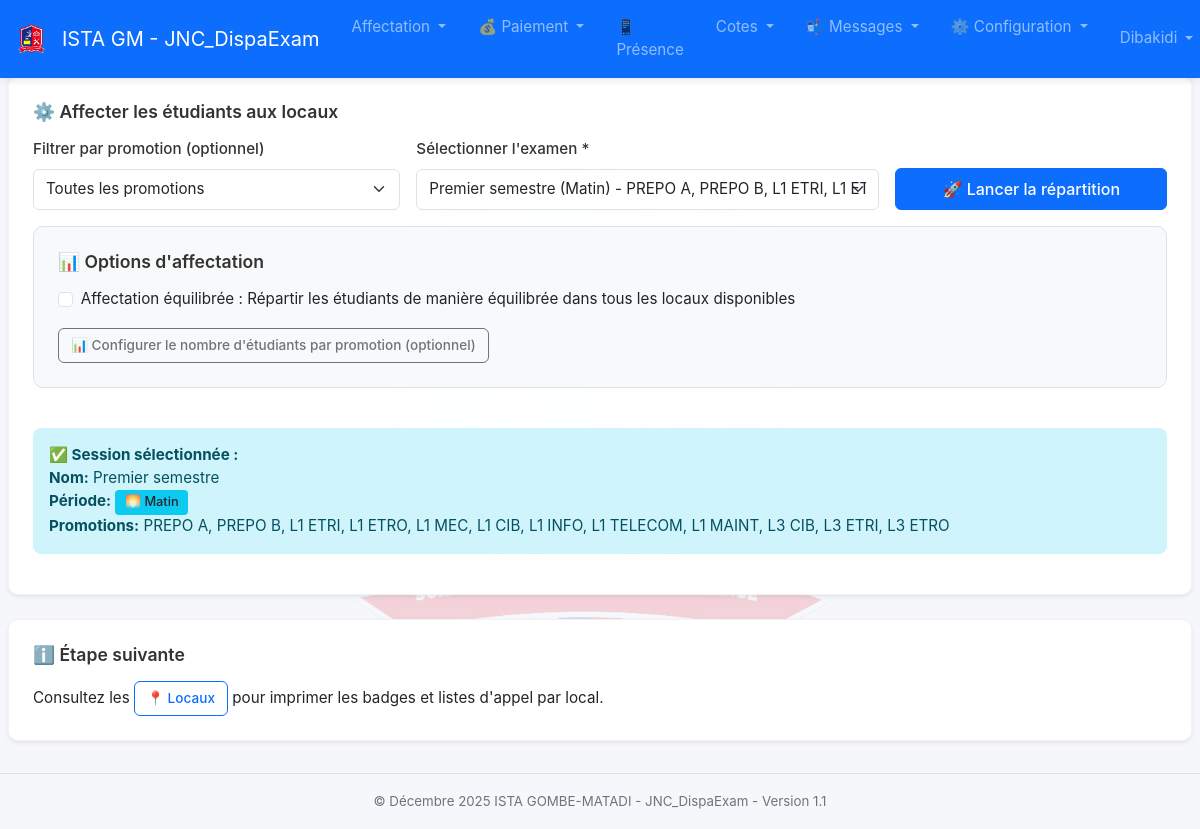
/dispatch (signed in), run on an earlier commit of the app's database.
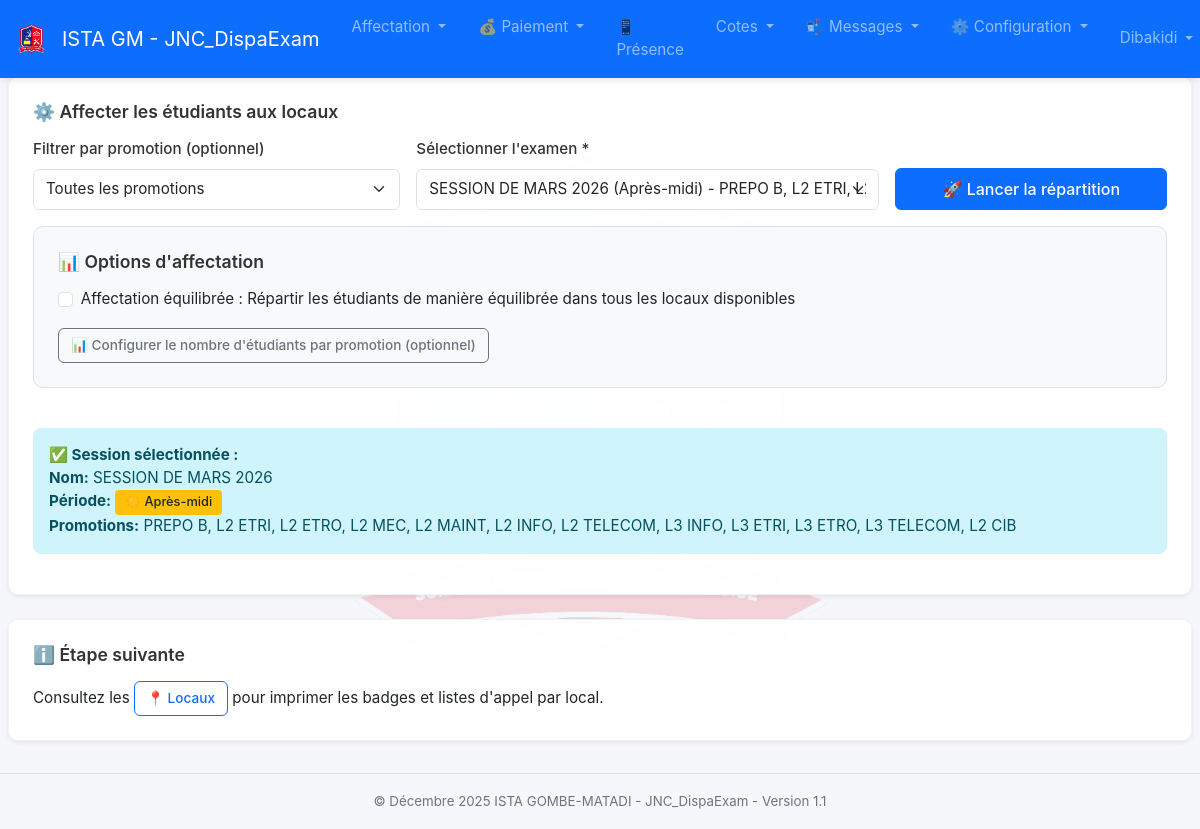
And on a later commit of the database.
### tables this page shows
CREATE TABLE "exams" (
                    id INTEGER PRIMARY KEY AUTOINCREMENT,
                    label TEXT NOT NULL,
                    session_type TEXT NOT NULL,
                    promotion_id INTEGER NOT NULL,
                    FOREIGN KEY (promotion_id) REFERENCES promotions(id) ON DELETE CASCADE
                );

### app.py (the view, shortened to what this page needs)
@app.route("/dispatch", methods=["GET", "POST"])
@login_required
def dispatch():
    conn = get_db()
    cur = conn.cursor()
    cur.execute("SELECT id, name FROM promotions ORDER BY name")
    promotions = cur.fetchall()
    promotion_id = request.form.get("promotion_id") or request.args.get("promotion_id")
    try:
        promo_id_int = int(promotion_id) if promotion_id else None
    except (ValueError, TypeError):
        promo_id_int = None
    exams = _get_exams(conn, promo_id_int)
    if not exams and promotion_id:
        flash(f"Aucun examen trouvé pour cette promotion.", "warning")
    elif not exams:
        flash("Ajoutez d'abord un examen.", "warning")
        return redirect(url_for("exams"))
    selected_id = request.form.get("exam_id") if request.method == "POST" else None
    exam = _get_exam_or_latest(conn, selected_id)
    result = None
    exam_promotions = []
    if exam:
        cur.execute(
            """
            SELECT promotion_id
            FROM exam_promotions
            WHERE exam_id = ?
            """,
            (exam["id"],)
        )
        exam_promo_rows = cur.fetchall()
        exam_promo_ids = [row["promotion_id"] for row in exam_promo_rows] if exam_promo_rows else []
        exam_promotions = [p for p in promotions if p["id"] in exam_promo_ids]
    promo_counts = {}
    return render_template("dispatch.html", exams=exams, selected_exam=exam, result=result, promotions=promotions, exam_promotions=exam_promotions)

### app.py (called while the page is built, shortened)
@app.context_processor
def inject_unread_count():
    return {'unread_messages_count': get_unread_messages_count()}

def get_db():
    if "db" not in g:
        g.db = get_connection()
    return g.db

def _get_exam_or_latest(conn, exam_id=None):
    cur = conn.cursor()
    exams = _get_exams(conn)
    return exams[0] if exams else None

def login_required(f):
    @wraps(f)
    def decorated_function(*args, **kwargs):
        if 'user_id' not in session:
            flash("Vous devez vous connecter pour accéder à cette page.", "warning")
            return redirect(url_for('login'))
        return f(*args, **kwargs)
    return decorated_function

def get_unread_messages_count():
    if 'user_id' not in session:
        return 0
    conn = get_db()
    cur = conn.cursor()
    user_id = session.get('user_id')
    is_admin = session.get('is_admin', False)
    if is_admin:
        cur.execute("SELECT COUNT(*) as count FROM messages WHERE is_read = 0")
    result = cur.fetchone()
    return result['count'] if result else 0

### database.py (called while the page is built)
def get_connection():
    conn = sqlite3.connect(DB_PATH, check_same_thread=False)
    conn.row_factory = sqlite3.Row
    return conn

### templates/dispatch.html (shortened to what this page needs)
{% extends "base.html" %}
{% block content %}
<div class="card shadow-sm">
  <div class="card-body">
    <h5 class="card-title">⚙️ Affecter les étudiants aux locaux</h5>
    <form method="post" class="row g-3 align-items-end" id="dispatch-form">
      <div class="col-md-4">
        <label class="form-label">Filtrer par promotion (optionnel)</label>
        <select class="form-select" name="promotion_id" onchange="this.form.submit()">
          <option value="">Toutes les promotions</option>
        </select>
      </div>
      <div class="col-md-5">
        <label class="form-label">Sélectionner l'examen *</label>
        <select class="form-select" name="exam_id" id="exam-selector" required onchange="updatePromotionFields()">
          {% for exam in exams %}
            <option value="{{ exam['id'] }}" {% if selected_exam and exam['id']==selected_exam['id'] %}selected{% endif %}>
              {{ exam['label'] }}
              ({{ exam['session_type'] or 'Non définie' }})
            </option>
          {% endfor %}
        </select>
      </div>
      <div class="col-md-3">
        <button type="submit" class="btn btn-primary w-100">🚀 Lancer la répartition</button>
      </div>
      {% if selected_exam and exam_promotions %}
      <div class="col-12 mt-3">
        <div class="card bg-light border">
          <div class="card-body">
            <h6 class="card-title">📊 Options d'affectation</h6>
            <div class="form-check">
              <input class="form-check-input" type="checkbox" name="balanced" id="balanced-check" value="1">
              <label class="form-check-label" for="balanced-check">
                Affectation équilibrée : Répartir les étudiants de manière équilibrée dans tous les locaux disponibles
              </label>
            </div>
            <div class="mt-3">
              <button class="btn btn-outline-secondary btn-sm" type="button" data-bs-toggle="collapse" data-bs-target="#promo-counts-collapse" aria-expanded="false" aria-controls="promo-counts-collapse">
                📊 Configurer le nombre d'étudiants par promotion (optionnel)
              </button>
            </div>
          </div>
        </div>
      </div>
      {% endif %}
    </form>
    {% if selected_exam %}
    <div class="alert alert-info mt-3">
      <strong>✅ Session sélectionnée :</strong><br>
      <strong>Nom:</strong> {{ selected_exam['label'] }}<br>
      <strong>Période:</strong>
        {% if selected_exam['session_type'] == 'Matin' %}
          <span class="badge bg-info text-dark">🌅 Matin</span>
        {% elif selected_exam['session_type'] == 'Après-midi' %}
          <span class="badge bg-warning text-dark">☀️ Après-midi</span>
        {% else %}
          {{ selected_exam['session_type'] or 'Non définie' }}
        {% endif %}<br>
      <strong>Promotions:</strong> {{ selected_exam['promotion_name'] or 'Non définie' }}
    </div>
    {% endif %}
  </div>
</div>
<div class="card shadow-sm mt-4">
  <div class="card-body">
    <h6 class="card-title">ℹ️ Étape suivante</h6>
    <p class="mb-0">Consultez les <a href="{{ url_for('rooms') }}" class="btn btn-sm btn-outline-primary">📍 Locaux</a> pour imprimer les badges et listes d'appel par local.</p>
  </div>
</div>
{% endblock %}

What changed in the data, as far as the page shows it:
removed exams: label "Premier semestre"
added exams: label "SESSION DE MARS 2026"
Also different on the page:
form field exam_id: "Premier semestre (Matin) - PREPO A, PREPO B, L1 ETRI, L1 ETRO, L1 MEC, L1 CIB, L1 INFO, L1 TELECOM, L1 MAINT, L3 CIB, L3 ETRI, L3 ETRO" → "SESSION DE MARS 2026 (Après-midi) - PREPO B, L2 ETRI, L2 ETRO, L2 MEC, L2 MAINT, L2 INFO, L2 TELECOM, L3 INFO, L3 ETRI, L3 ETRO, L3 TELECOM, L2 CIB"
{{ selected_exam['promotion_name'] or 'Non définie' }}: "PREPO A, PREPO B, L1 ETRI, L1 ETRO, L1 MEC, L1 CIB, L1 INFO, L1 TELECOM, L1 MAINT, L3 CIB, L3 ETRI, L3 ETRO" → "PREPO B, L2 ETRI, L2 ETRO, L2 MEC, L2 MAINT, L2 INFO, L2 TELECOM, L3 INFO, L3 ETRI, L3 ETRO, L3 TELECOM, L2 CIB"
text no longer shown: "🌅 Matin"
text now shown: "☀️ Après-midi"
